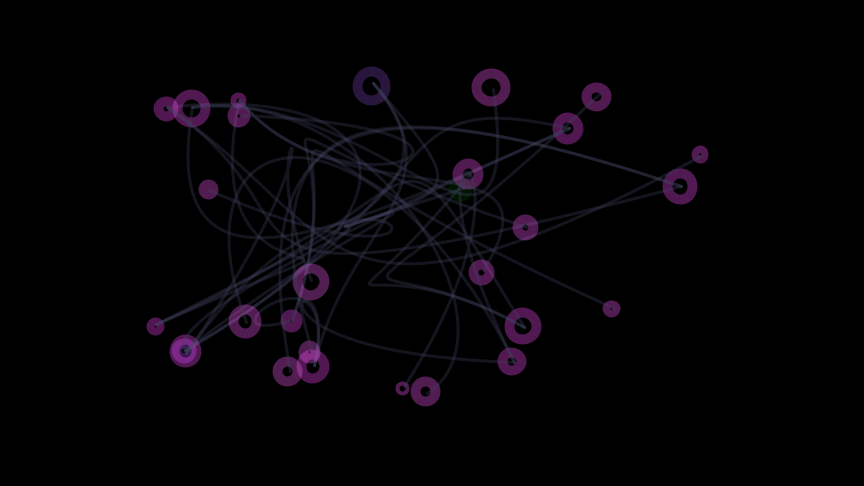
Frame 1 (no input)
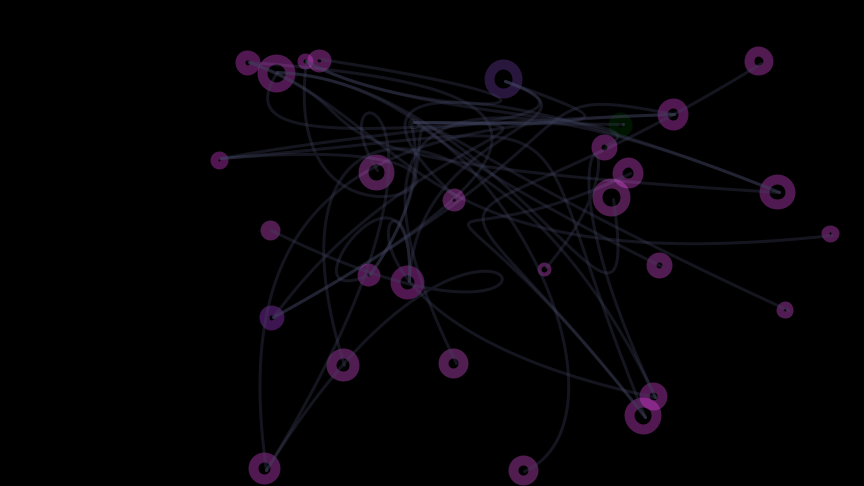
Frame 60 (the mouse pressed at the canvas centre just before this capture)
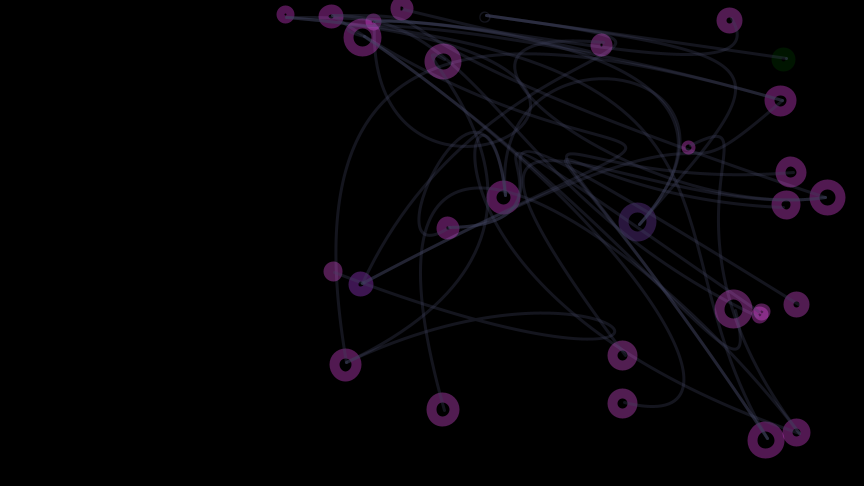
Frame 120 (the mouse held since frame 60 and released just before this capture)

The Processing sketch that drew these frames (run headless with seeded random() and noise(); from frame 60 on, the mouse is pressed at the canvas centre):

// Processing sketch: processing_50482
// ── processing_50482.pde

//import processing.opengl.*;

//many bouncing balls



int ballCount = 30;
int ballSize = 30;
int ballSpeed = 3;

float[]xspeed = new float[ballCount];
float[]yspeed = new float[ballCount];
float[]xpos = new float[ballCount];
float[]ypos = new float[ballCount];
float[]wdth = new float[ballCount];
float[]ht = new float[ballCount];

// colors
float[] colours = {
  random(100), random(255), random(30, 100), random(60, 150)
  };



  // SETUP /////////////////////////////////////////
  void setup() {
    size(864, 486);
    background(0);
    smooth();

    //initialize values for all palls
    for (int i = 0; i<ballCount; i++) {

      //varied ball speed
      xspeed[i] = random(1, ballSpeed);
      yspeed[i] = random(-ballSpeed, ballSpeed);

      // ball varied sizes
      wdth[i] = random(1, ballSize);
      ht[i] = wdth[i];

      // initial ball placement
      xpos[i] = width/2 + random(-width/3, width/3);
      ypos[i] = height/2 + random(-height/3, height/3);
    }
    // turn off shape strokes
    noStroke();
    //framerate
    frameRate(30);
  }

// BEGIN ANIMTION LOOP /////////////////////////////////////////

void draw() {


 background(0);
//  fill(0, 20);
//  rect(0, 0, width, height);
//  noFill();

  for (int i=0; i<ballCount; i++) {
    //drawballs
    //    fill(colours[0], colours[1], colours[2]);
    //    fill(i*255/ballCount);
    noFill();
    strokeWeight(10);
    stroke(colours[0]*i, colours[1]+i, colours[2]*i, colours[3]);
    ellipse(xpos[i], ypos[i], wdth[i], ht[i]);

    noFill();

    //update position value
    xpos[i] += xspeed[i];
    ypos[i] += yspeed[i];

    // ball collision accounting for ball thickness
    if (xpos[i]+wdth[i]/2>=width || xpos[i]<wdth[i]/2) {
      xspeed[i]*=-1;
    }

    if (ypos[i]+ht[i]/2>=height || ypos[i]<ht[i]/2) {
      yspeed[i]*=-1;
    }

    //connect with lines
    //    stroke(255, 20);
    strokeWeight(3);
    stroke(colours[0], colours[1], colours[2], colours[3]);
    bezier(xpos[i], ypos[i], xpos[i/3],ypos[i/3], xpos[i/10],ypos[i/10], xpos[i/2], ypos[i/2]);
    noStroke();
  }
}
